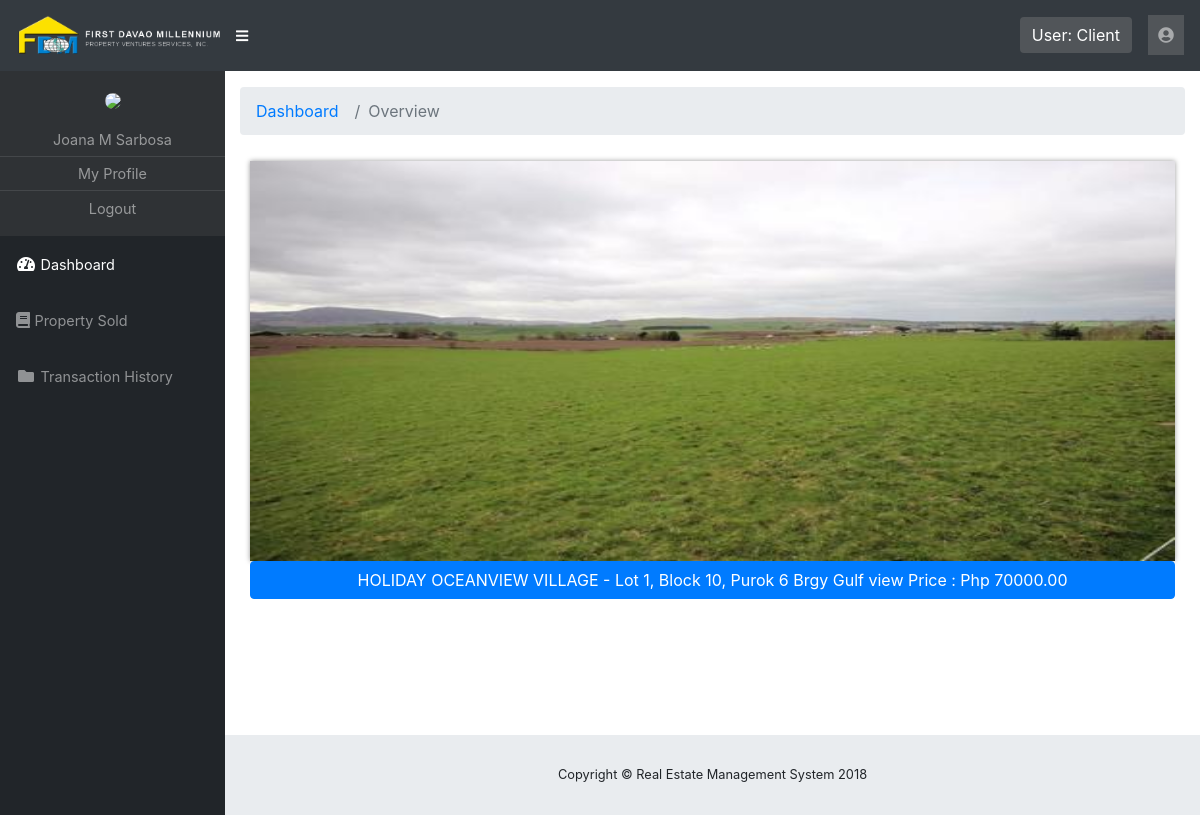
Page /rems/pages/dashboard.php (signed in) on the committed database.
### tables this page shows
CREATE TABLE IF NOT EXISTS `property` (
  `id` int(11) NOT NULL AUTO_INCREMENT,
  `client_id` int(11) NOT NULL,
  `property_relation` tinyint(2) NOT NULL DEFAULT '0',
  `date_management_commence` date NOT NULL,
  `property_name` varchar(150) NOT NULL,
  `block` int(11) NOT NULL DEFAULT '0',
  `lot` int(11) NOT NULL DEFAULT '0',
  `address` varchar(255) NOT NULL,
  `city` varchar(100) NOT NULL,
  `postal_code` int(11) NOT NULL,
  `property_size` varchar(100) NOT NULL,
  `subject_to` tinyint(2) NOT NULL DEFAULT '0',
  `price_per_sqm` int(11) NOT NULL,
  `price_bought` int(11) NOT NULL,
  `price` int(11) NOT NULL,
  `size_unit` tinyint(2) NOT NULL DEFAULT '0',
  `payment_mode` tinyint(2) NOT NULL DEFAULT '0',
  `monthly_payment` int(11) NOT NULL,
  `property_type` tinyint(2) NOT NULL DEFAULT '0',
  `caretaker` tinyint(2) NOT NULL DEFAULT '0',
  `additional_info` varchar(500) NOT NULL,
  `property_condition` tinyint(2) NOT NULL DEFAULT '0',
  `availability` tinyint(2) NOT NULL DEFAULT '0',
  `image_path` varchar(150) NOT NULL DEFAULT 'no-image-land.png',
  `isdevided` int(11) NOT NULL DEFAULT '0',
  `deleted` tinyint(2) NOT NULL DEFAULT '0',
  PRIMARY KEY (`id`)
);

### rems/pages/dashboard.php (the view, shortened to what this page needs)
<?php
	include '../template/header.php';
?>
  <div id="content-wrapper">
    <div class="container-fluid">
      <ol class="breadcrumb">
        <li class="breadcrumb-item">
          <a href="#">Dashboard</a>
        </li>
        <li class="breadcrumb-item active">Overview</li>
      </ol>
     <div id="slideshow">
     <?php
        $sql = "SELECT property_name,price,image_path,address FROM property WHERE image_path !='no-image-land.png'";
        $result = mysqli_query($mysqli,$sql);
        if (mysqli_num_rows($result) > 0) {
           while($row = mysqli_fetch_assoc($result)) {
              echo '<div>';
              echo ' <img  src="../uploads/'.$row['image_path'].'">';
              echo '<div class="slider-label btn btn-primary">'.$row['property_name'] .' - '.$row['address'] .' Price : Php ' .$row['price'].'.00</div>';
              echo "</div>";
           }
         }
     ?>
      </div>
      </div>
    </div>
</div>
<?php
	include '../template/footer.php';
?>

### rems/css/sb-admin.css (style rules this page uses)
html { position: relative; min-height: 100%; }
body { height: 100%; }
#wrapper #content-wrapper { overflow-x: hidden; width: 100%; padding-top: 1rem; padding-bottom: 80px; }
:root { --input-padding-x: 0.75rem; --input-padding-y: 0.75rem; }

### rems/pages/dashboard.php (style rules this page uses)
#slideshow { margin: 0 auto; position: relative; padding: 10px; }
#slideshow > div { position: absolute; top:10px; left: 10px; right: 10px; bottom: 10px; }
#slideshow > div > img { width: 100%; height: 400px; box-shadow: 0 0 5px rgba(0, 0, 0, 0.4); }
.slider-label { width: 100%; }

### rows in the picture
property: image_path (picture), property_name "HOLIDAY OCEANVIEW VILLAGE", address "Lot 1, Block 10, Purok 6 Brgy Gulf view", price "70000"

### other values in the picture
$_SESSION['user_type'] "Client"
$name "Joana M Sarbosa"
